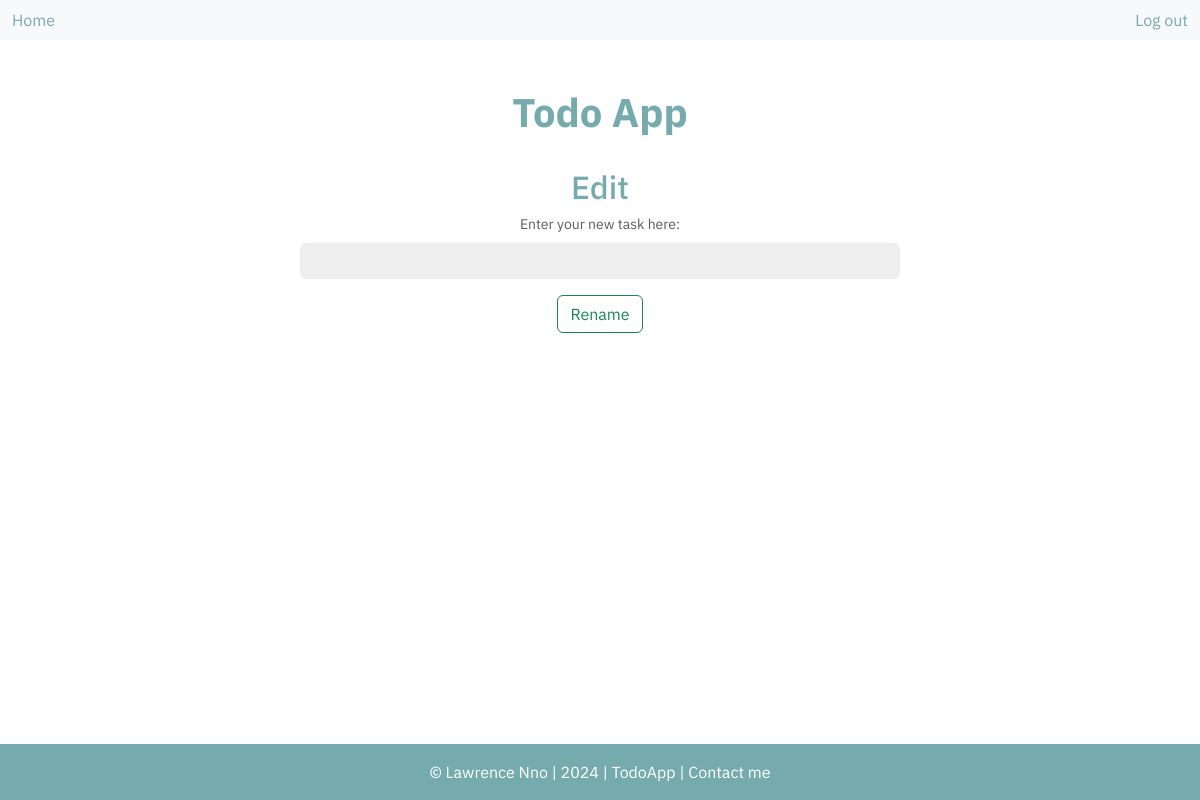
The app's page /task/edit/26 (signed in), older data.
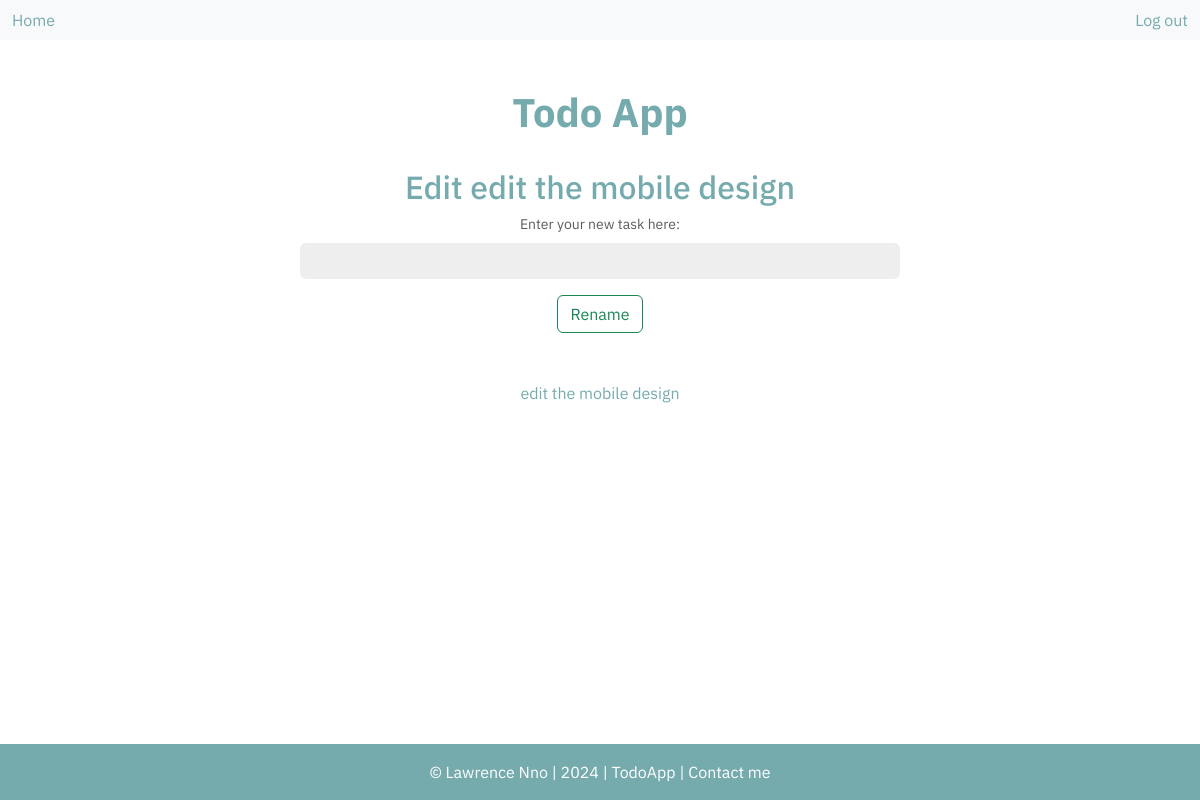
The same page, newer data.
### main.py (models this page shows)
class TodoTask(db.Model):
    id: Mapped[int] = mapped_column(primary_key=True)
    task: Mapped[str]
    todolist: Mapped[str] = relationship("TodoList", back_populates="todo_tasks")
    todolist_id: Mapped[str] = mapped_column(ForeignKey("todo_list.id"))

### main.py (the view)
@app.route('/task/edit/<task_id>', methods=["GET", "POST", "PATCH"])
@login_required
def task_rename(task_id):
    form = RenameForm()
    form.new_task.label.text = "Enter your new task here:"
    todo_task = db.session.execute(db.select(TodoTask).where(TodoTask.id == task_id)).scalar()
    task_newname = form.new_task.data
    if form.validate_on_submit():
        method = request.form.get('_method', '').upper()
        if method in ['PATCH', 'DELETE']:
            todo_task.task = task_newname
            db.session.commit()
            return redirect(url_for('list_page', list_id=todo_task.todolist_id))
    return render_template('task_rename.html', form=form, todo_task=todo_task, logged_in=current_user.is_authenticated, footer_time=footer_time)

### main.py
class RenameForm(FlaskForm):
    new_task = StringField(label="Enter a new name:", validators=[input_required()], render_kw={"placeholder": "", "class": "form-control mb-3 mx-auto"})
    submit = SubmitField(label="Rename", render_kw={"class": "btn btn-outline-success"})

### main.py (called while the page is built)
@login_manager.user_loader
def load_user(user_id):
    return db.session.execute(db.select(User).where(User.id == user_id)).scalar()

    def __call__(self, environ, start_response):
        method = environ.get('HTTP_X_HTTP_METHOD_OVERRIDE', '').upper()
        if method in self.allowed_methods:
            environ['REQUEST_METHOD'] = method
        if method in self.bodyless_methods:
            environ['CONTENT_LENGTH'] = '0'
        return self.app(environ, start_response)

### templates/task_rename.html (shortened to what this page needs)
<!doctype html>
<html lang="en">
  <head>
    <link href="https://cdn.jsdelivr.net/npm/bootstrap@5.3.3/dist/css/bootstrap.min.css" rel="stylesheet">
    <link rel="stylesheet" href="{{ url_for('static', filename='css/style.css') }}">
  </head>
  <body>
    <nav class="navbar navbar-expand-lg bg-body-tertiary">
      <div class="container-fluid">
        <a class="nav-link active" aria-current="page" href="{{ url_for('index') }}">Home</a>
        <div class="ms-auto">
        {% if not logged_in: %}
        <a class="nav-link active" aria-current="page" href="{{ url_for('login') }}">Log in</a>
        {% else: %}
        <a class="nav-link active" aria-current="page" href="{{ url_for('logout') }}">Log out</a>
        {% endif %}
        </div>
      </div>
    </nav>
    <div class="container-fluid">
      <div class="container-fluid">
        <div class="row text-center">
            <div class="col-9 mx-auto">
              <a href="{{ url_for('index') }}" class="index-lists"><h1 class="todoapp">Todo App</h1></a>
            </div>
        </div>
        <div class="row text-center">
          <div class="col-9 mx-auto">
            <h2 class="rename-list">Edit {{ todo_task.task }}</h2>
            <form method="POST">
              <div class="form-text">{{ form.new_task.label }}</div>
              {{ form.new_task }}
              {{ form.submit }}
            </form>
            <br>
            <br>
            <p>{{ todo_task.task }}</p>
          </div>
        </div>
      </div>
    </div>
    <div class="footer text-center">
      <div class="footer-text">&copy; <a class="footer-link" href="https://lawrence-nno.online">Lawrence Nno</a> | {{ footer_time }} | TodoApp | <a class="footer-link" href="https://lawrence-nno.online/#contact">Contact me</a></div>
    </div>
  </body>
</html>

Row changes from the older to the newer data that the page shows:
added TodoTask: task "edit the mobile design"
